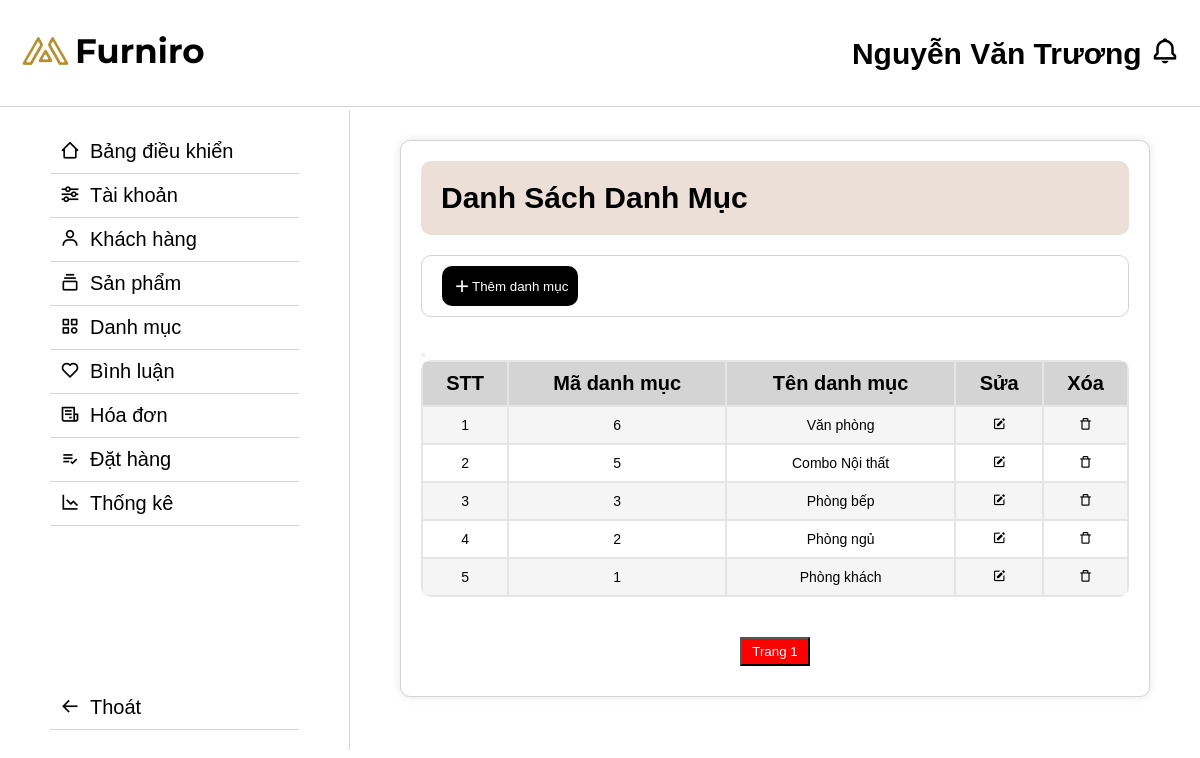
The app's page /admin/index.php?act=listDanhMuc&page=1 (signed in) with its own data.
### tables this page shows
CREATE TABLE `danhmucsanpham` (
  `MaDanhMuc` int(11) NOT NULL,
  `TenDanhMuc` varchar(255) NOT NULL,
  `TrangThai` tinyint(1) NOT NULL DEFAULT 1
);

### model/pdo.php (called while the page is built, shortened)
<?php
function pdo_get_connection()
{
    $dburl = "mysql:host=localhost;dbname=d1;charset=utf8";
    $username = 'root';
    $password = '';
    $conn = new PDO($dburl, $username, $password);
    $conn->setAttribute(PDO::ATTR_ERRMODE, PDO::ERRMODE_EXCEPTION);
    return $conn;
}
function pdo_query($sql)
{
    $sql_args = array_slice(func_get_args(), 1);
    try {
        $conn = pdo_get_connection();
        $stmt = $conn->prepare($sql);
        $stmt->execute($sql_args);
        $rows = $stmt->fetchAll();
        return $rows;
    } catch (PDOException $e) {
        throw $e;
    } finally {
        unset($conn);
    }
}

### model/danhmuc.php (called while the page is built, shortened)
<?php
function loadall_danhmuc()
{
    $sql = "SELECT * FROM danhmucsanpham order by MaDanhMuc asc ";
    $listdanhmucc = pdo_query($sql);
    return $listdanhmucc;
};
function currentPage_danhmuc($offset, $perPage)
{
    $sql = "SELECT * FROM danhmucsanpham ORDER BY MaDanhMuc desc LIMIT $offset, $perPage";
    $listdanhmuc = pdo_query($sql);
    return $listdanhmuc;
}

### admin/danhmuc/list.php (the view, shortened to what this page needs)
<div class="danhmuc">
  <div class="list-danhmuc">
    <div class="list-danhmuc__title">
      <h2>Danh Sách Danh Mục</h2>
    </div>
    <div style="display: flex; justify-content: space-between; margin: 20px 0; align-items: center;border: 1px solid rgba(128, 128, 128, 0.349); border-radius: 10px; padding:10px 20px">
      <div class="list-danhmuc__add">
        <a href="index.php?act=addDanhMuc"><i class='bx bx-plus'></i><input type="button" value="Thêm danh mục"></a>
      </div>
    </div>
    <div class="list-danhmuc__content">
      <table border="1">
        <thead>
          <th>STT</th>
          <th>Mã danh mục</th>
          <th>Tên danh mục</th>
          <th>Sửa</th>
          <th>Xóa</th>
          <button></button>
        </thead>
        <tbody>
          <?php
          $count = $offset;
          foreach ($listdanhmuc as $danhmuc) {
            if ($danhmuc)
              $rowClass = ($count % 2 === 0) ? 'class="grayRow"' : 'class="whiteRow"';
            extract($danhmuc);
            $suadanhmuc = "index.php?act=suaDanhMuc&id=" . $MaDanhMuc;
            $xoadanhmuc = "index.php?act=xoaDanhMuc&id=" . $MaDanhMuc;
            if ($TrangThai == true) {
              echo '
                          <tr ' . $rowClass . '>
                            <td>' . $count +  1 . '</td>
                            <td>' . $MaDanhMuc . '</td>
                            <td>' . $TenDanhMuc . '</td>
                            <td>
                              <a href="' . $suadanhmuc . '"><i class="bx bxs-edit"></i></a>
                            <td>
                              <a href="' . $xoadanhmuc . '"onclick="return confirm(\'Bạn có chắc chắn muốn xóa?\');"><i class="bx bx-trash-alt"></i></a>
                            </td>
                          </tr>
                        ';
            }
            $count++;
          }
          ?>
        </tbody>
      </table>
      <div class="page" style="margin-top: 40px;margin-bottom: 10px;text-align: center;">
        <?php
        $current_page = isset($_GET['page']) ? $_GET['page'] : 1;
        for ($i = 1; $i <= $totalPages; $i++) {
          if ($i == $current_page) {
            echo '<a href="index.php?act=listDanhMuc&page=' . $i . '"><input type="button" value="Trang ' . $i . '" style="padding: 5px 10px; text-align: center; background-color: #ff0000; color: #fff;" /></a> ';
          } else {
            echo '<a href="index.php?act=listDanhMuc&page=' . $i . '"><input type="button" value="Trang ' . $i . '" style="padding: 5px 10px; text-align: center;" /></a> ';
          }
        }
        ?>
      </div>
    </div>
  </div>
</div>

### assets/css/css-admin.css (style rules this page uses)
* { padding: 0; margin: 0; box-sizing: border-box; }
body { font-size: 20px; }
a { text-decoration: none; color: black; }
body { font-family: sans-serif; margin: 20px; }
.whiteRow { background-color: white; }
.grayRow { background-color: #F5F5F5; }
table { border-spacing: 1; background-color: #E5E5E5; width: 100%; border: none; border-radius: 10px; overflow: hidden; }
thead th { background-color: #D4D4D4; padding: 10px; font-weight: bold; border: none; text-align: center; }
td { padding: 10px; font-size: 14px; border: none; text-align: center; }
.danhmuc { display: flex; gap: 50px; }
.list-danhmuc { display: block; gap: 50px; padding: 20px; border-radius: 10px; border: 1px solid rgba(128, 128, 128, 0.349); flex: 1; box-shadow: 0 0 10px rgba(0, 0, 0, 0.1); }
.list-danhmuc__title { padding: 20px; border-radius: 10px; display: flex; align-items: center; gap: 20px; background-color: #EBDFD7; margin-bottom: 20px; text-align: center; }
.list-danhmuc__add a { display: flex; align-items: center; }
.list-danhmuc__add i { font-size: 20px; }
.list-danhmuc__add a input { background-color: black; color: white; border: none; }
.list-danhmuc__add a { padding: 10px; border-radius: 10px; background-color: black; color: white; cursor: pointer; }

### records on screen
danhmucsanpham: MaDanhMuc "6", TenDanhMuc "Văn phòng"
danhmucsanpham: MaDanhMuc "5", TenDanhMuc "Combo Nội thất"
danhmucsanpham: MaDanhMuc "3", TenDanhMuc "Phòng bếp"
danhmucsanpham: MaDanhMuc "2", TenDanhMuc "Phòng ngủ"
danhmucsanpham: MaDanhMuc "1", TenDanhMuc "Phòng khách"
